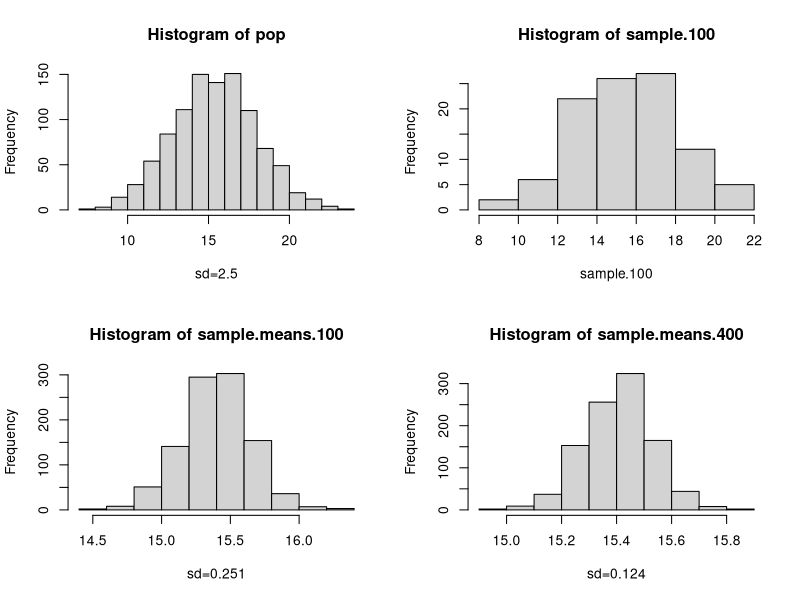
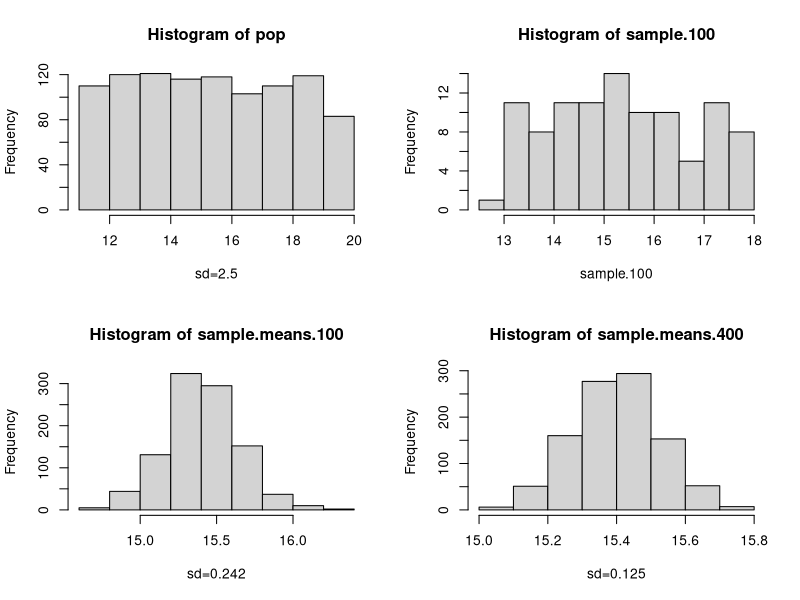
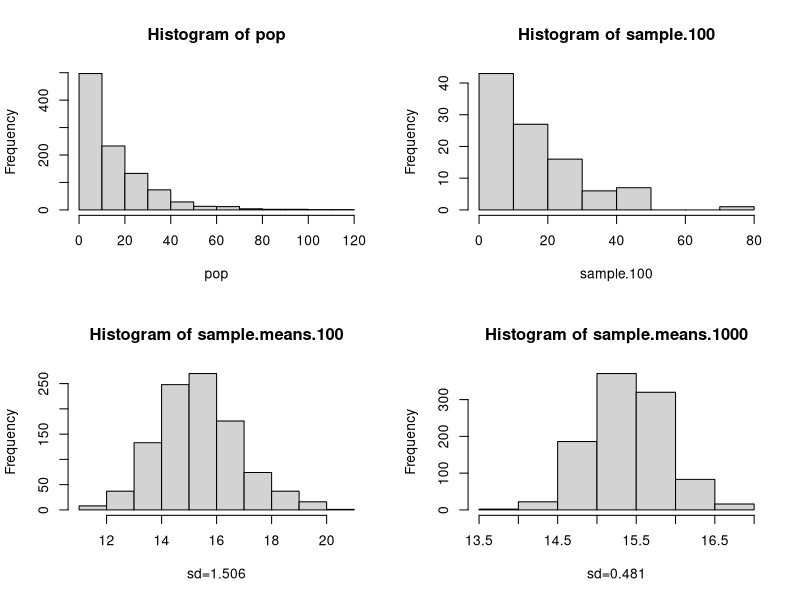

These figures' R source, in order:
## Нормальное распределение

mean <- 15.4; sd <- 2.5;

op <- par(mfrow=c(2,2))

pop <- rnorm(1000, mean, sd)
hist(pop, xlab=paste0("sd=", sd))

sample.100 <- rnorm(100, mean, sd)
hist(sample.100)

sample.means.100 <- rep(NA, 1000)
for (i in 1:1000) {
  sample.100 <- rnorm(100, mean, sd)
  sample.means.100[i] <- mean(sample.100)
}
sigma.100 <- round(sqrt(var(sample.means.100)), 3)
hist(sample.means.100, xlab=paste0("sd=", sigma.100))


sample.means.400 <- rep(NA, 1000)
for (i in 1:1000) {
  sample.400 <- rnorm(400, mean, sd)
  sample.means.400[i] <- mean(sample.400)
}
sigma.400 <- round(sqrt(var(sample.means.400)), 3)
hist(sample.means.400, xlab=paste0("sd=", sigma.400))

par(op)

## Равномерное распределение

mean <- 15.4; sd <- 2.5;

d <- sd*sqrt(12)/2;

op <- par(mfrow=c(2,2))

pop <- runif(1000, min=mean-d, max=mean+d)
hist(pop, xlab=paste0("sd=", sd))

sample.100 <- runif(100, min=mean-sd, max=mean+sd)
hist(sample.100)

sample.means.100 <- rep(NA, 1000)
for (i in 1:1000) {
  sample.100 <- runif(100, min=mean-d, max=mean+d)
  sample.means.100[i] <- mean(sample.100)
}
sigma.100 <- round(sqrt(var(sample.means.100)), 3)
hist(sample.means.100, xlab=paste0("sd=", sigma.100))


sample.means.400 <- rep(NA, 1000)
for (i in 1:1000) {
  sample.400 <- runif(400, min=mean-d, max=mean+d)
  sample.means.400[i] <- mean(sample.400)
}
sigma.400 <- round(sqrt(var(sample.means.400)), 3)
hist(sample.means.400, xlab=paste0("sd=", sigma.400))

par(op)

## Экспоненциальное распределение

mean <- 15.4

op <- par(mfrow=c(2,2))

pop <- rexp(1000, 1/mean)
hist(pop)

sample.100 <- rexp(100, 1/mean)
hist(sample.100)

sample.means.100 <- rep(NA, 1000)
for (i in 1:1000) {
  sample.100 <- rexp(100, 1/mean)
  sample.means.100[i] <- mean(sample.100)
}
sigma.100 <- round(sqrt(var(sample.means.100)), 3)
hist(sample.means.100, xlab=paste0("sd=", sigma.100))


sample.means.1000 <- rep(NA, 1000)
for (i in 1:1000) {
  sample.1000 <- rexp(1000, 1/mean)
  sample.means.1000[i] <- mean(sample.1000)
}
sigma.1000 <- round(sqrt(var(sample.means.1000)), 3)
hist(sample.means.1000, xlab=paste0("sd=", sigma.1000))

par(op)

